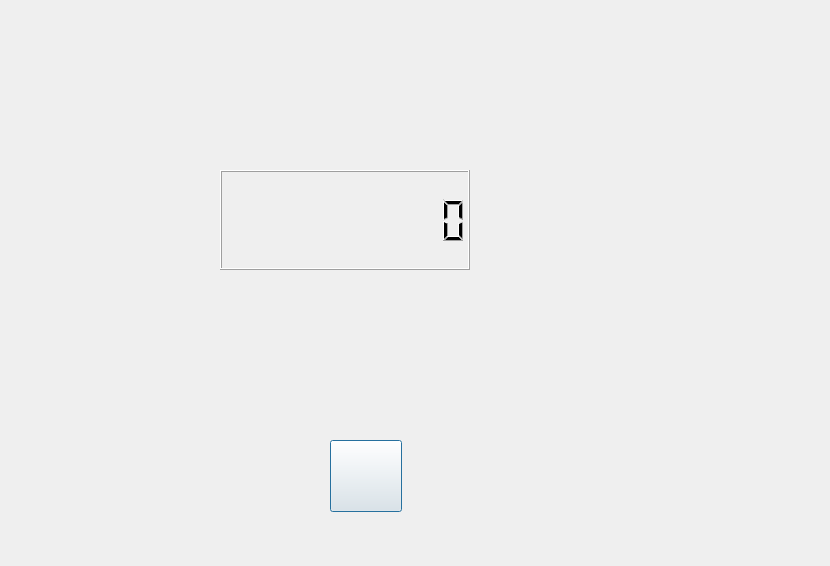
<?xml version="1.0" encoding="UTF-8"?>
<ui version="4.0">
 <class>time2restDlg</class>
 <widget class="QDialog" name="time2restDlg">
  <property name="geometry">
   <rect>
    <x>0</x>
    <y>0</y>
    <width>830</width>
    <height>566</height>
   </rect>
  </property>
  <property name="windowTitle">
   <string>Dialog</string>
  </property>
  <widget class="QPushButton" name="pushButton">
   <property name="geometry">
    <rect>
     <x>330</x>
     <y>440</y>
     <width>72</width>
     <height>72</height>
    </rect>
   </property>
   <property name="minimumSize">
    <size>
     <width>72</width>
     <height>72</height>
    </size>
   </property>
   <property name="maximumSize">
    <size>
     <width>72</width>
     <height>72</height>
    </size>
   </property>
   <property name="accessibleDescription">
    <string notr="true"/>
   </property>
   <property name="text">
    <string/>
   </property>
   <property name="icon">
    <iconset resource="icon.qrc">
     <normaloff>:/icon/main/res/unlock.png</normaloff>:/icon/main/res/unlock.png</iconset>
   </property>
   <property name="iconSize">
    <size>
     <width>48</width>
     <height>48</height>
    </size>
   </property>
   <property name="checkable">
    <bool>false</bool>
   </property>
   <property name="flat">
    <bool>false</bool>
   </property>
  </widget>
  <widget class="QLCDNumber" name="lcdNumber">
   <property name="geometry">
    <rect>
     <x>220</x>
     <y>170</y>
     <width>250</width>
     <height>100</height>
    </rect>
   </property>
   <property name="minimumSize">
    <size>
     <width>250</width>
     <height>100</height>
    </size>
   </property>
   <property name="digitCount">
    <number>10</number>
   </property>
  </widget>
 </widget>
 <resources>
  <include location="icon.qrc"/>
 </resources>
 <connections/>
</ui>
